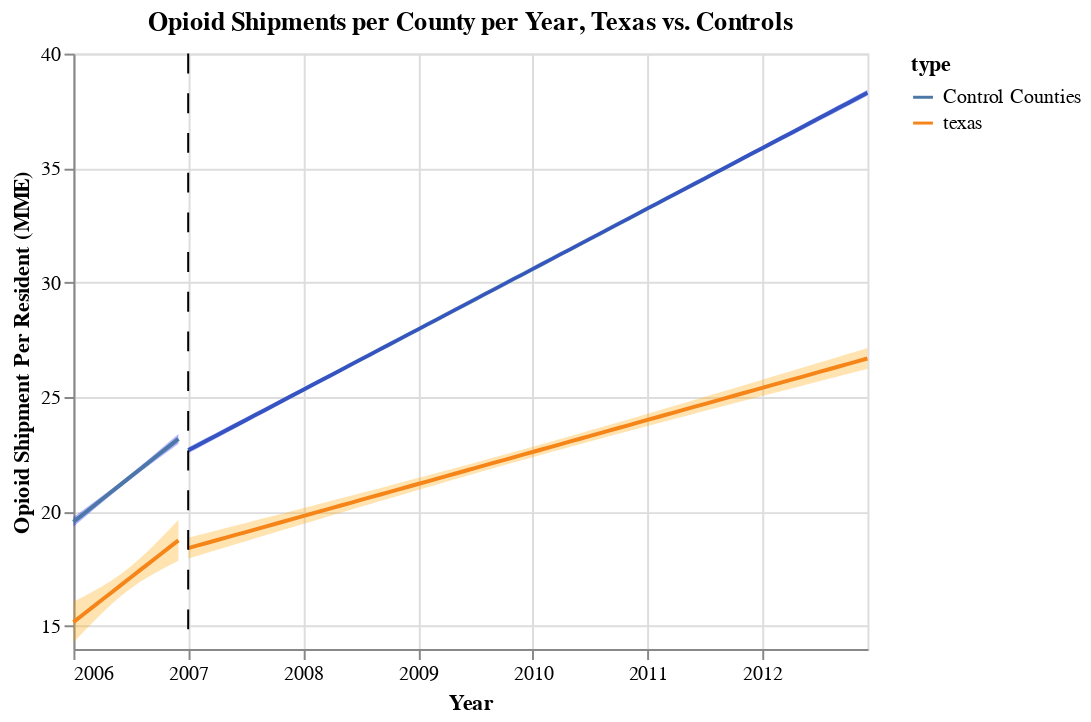

Write notebook code for a chart like this one.
### Code cell
final_chart = (
    (chart + chart2)
    .properties(height=500, width=1000)
    .configure_axis(labelFontSize=20, titleFontSize=20)
    .configure_title(fontSize=30)
    .configure_legend(titleFontSize=20, labelFontSize=18)
)
altair_saver.save(chart, f"../30_results/texas_shipment_monthly.png")

### Figure 1 — Vega-Lite specification as saved in the notebook (floating-point values rounded to 4 significant figures; data arrays with more than 128 entries replaced by an {"elided": "..."} marker saying what was removed)
{"config": {"view": {"continuousWidth": 400, "continuousHeight": 300}}, "layer": [{"data": {"name": "data-21416be21bf282ddb762d1d25eaa1cc2"}, "mark": {"type": "errorband", "color": "orange"}, "encoding": {"x": {"type": "temporal", "field": "seconds"}, "y": {"type": "quantitative", "field": "ci_low", "title": ""}, "y2": {"field": "ci_high"}}}, {"data": {"name": "data-b44945920b12b5485a1d5e289e490bb0"}, "mark": {"type": "errorband", "color": "blue"}, "encoding": {"x": {"type": "temporal", "field": "seconds"}, "y": {"type": "quantitative", "field": "ci_low", "title": ""}, "y2": {"field": "ci_high"}}}, {"data": {"name": "data-685adae4cf5ae2272d42a55c103dbf8f"}, "mark": "line", "encoding": {"color": {"type": "nominal", "field": "type"}, "x": {"type": "temporal", "field": "seconds", "scale": {"zero": false}, "title": "Year"}, "y": {"type": "quantitative", "field": "shipment_per_resident", "scale": {"zero": false}, "title": "Opioid Shipment Per Resident (MME)"}}, "title": "Opioid Shipments per County per Year, Texas vs. Controls"}, {"layer": [{"data": {"name": "data-d533d0bfde3b87d8b6c3ed9456943803"}, "mark": {"type": "errorband", "color": "orange"}, "encoding": {"x": {"type": "temporal", "field": "seconds"}, "y": {"type": "quantitative", "field": "ci_low", "title": ""}, "y2": {"field": "ci_high"}}}, {"data": {"name": "data-bdf8a0c98ad9a1f0466851e2a6861f5f"}, "mark": "line", "encoding": {"color": {"type": "nominal", "field": "type"}, "x": {"type": "temporal", "field": "seconds"}, "y": {"type": "quantitative", "field": "shipment_per_resident"}}}, {"data": {"name": "data-67ba62e73e3ab049073f26f858c2dd95"}, "mark": {"type": "errorband", "color": "blue"}, "encoding": {"x": {"type": "temporal", "field": "seconds"}, "y": {"type": "quantitative", "field": "ci_low", "title": ""}, "y2": {"field": "ci_high"}}}, {"data": {"name": "data-4baf03b0d276882f7f410bd4cff0cb52"}, "mark": {"type": "rule", "color": "black", "strokeDash": [10, 10]}, "encoding": {"x": {"type": "temporal", "field": "a"}}}]}], "$schema": "https://vega.github.io/schema/vega-lite/v4.8.1.json", "datasets": {"data-21416be21bf282ddb762d1d25eaa1cc2": [{"seconds": "2006-01-01T00:00:00", "shipment_per_resident": 15.18, "ci_low": 14.29, "ci_high": 16.07, "type": "texas"}, {"seconds": "2006-02-01T00:00:00", "shipment_per_resident": 15.51, "ci_low": 14.74, "ci_high": 16.29, "type": "texas"}, {"seconds": "2006-03-01T00:00:00", "shipment_per_resident": 15.81, "ci_low": 15.13, "ci_high": 16.49, "type": "texas"}, {"seconds": "2006-04-01T00:00:00", "shipment_per_resident": 16.14, "ci_low": 15.55, "ci_high": 16.73, "type": "texas"}, {"seconds": "2006-05-01T00:00:00", "shipment_per_resident": 16.46, "ci_low": 15.94, "ci_high": 16.98, "type": "texas"}, {"seconds": "2006-06-01T00:00:00", "shipment_per_resident": 16.79, "ci_low": 16.31, "ci_high": 17.27, "type": "texas"}, {"seconds": "2006-07-01T00:00:00", "shipment_per_resident": 17.11, "ci_low": 16.63, "ci_high": 17.59, "type": "texas"}, {"seconds": "2006-08-01T00:00:00", "shipment_per_resident": 17.45, "ci_low": 16.93, "ci_high": 17.96, "type": "texas"}, {"seconds": "2006-09-01T00:00:00", "shipment_per_resident": 17.78, "ci_low": 17.19, "ci_high": 18.36, "type": "texas"}, {"seconds": "2006-10-01T00:00:00", "shipment_per_resident": 18.1, "ci_low": 17.42, "ci_high": 18.77, "type": "texas"}, {"seconds": "2006-11-01T00:00:00", "shipment_per_resident": 18.43, "ci_low": 17.65, "ci_high": 19.21, "type": "texas"}, {"seconds": "2006-12-01T00:00:00", "shipment_per_resident": 18.75, "ci_low": 17.85, "ci_high": 19.64, "type": "texas"}], "data-b44945920b12b5485a1d5e289e490bb0": [{"seconds": "2006-01-01T00:00:00", "shipment_per_resident": 19.55, "ci_low": 19.34, "ci_high": 19.77, "type": "Control Counties"}, {"seconds": "2006-02-01T00:00:00", "shipment_per_resident": 19.89, "ci_low": 19.7, "ci_high": 20.08, "type": "Control Counties"}, {"seconds": "2006-03-01T00:00:00", "shipment_per_resident": 20.19, "ci_low": 20.03, "ci_high": 20.36, "type": "Control Counties"}, {"seconds": "2006-04-01T00:00:00", "shipment_per_resident": 20.53, "ci_low": 20.39, "ci_high": 20.67, "type": "Control Counties"}, {"seconds": "2006-05-01T00:00:00", "shipment_per_resident": 20.86, "ci_low": 20.73, "ci_high": 20.98, "type": "Control Counties"}, {"seconds": "2006-06-01T00:00:00", "shipment_per_resident": 21.19, "ci_low": 21.08, "ci_high": 21.31, "type": "Control Counties"}, {"seconds": "2006-07-01T00:00:00", "shipment_per_resident": 21.52, "ci_low": 21.4, "ci_high": 21.63, "type": "Control Counties"}, {"seconds": "2006-08-01T00:00:00", "shipment_per_resident": 21.85, "ci_low": 21.73, "ci_high": 21.98, "type": "Control Counties"}, {"seconds": "2006-09-01T00:00:00", "shipment_per_resident": 22.19, "ci_low": 22.05, "ci_high": 22.33, "type": "Control Counties"}, {"seconds": "2006-10-01T00:00:00", "shipment_per_resident": 22.52, "ci_low": 22.35, "ci_high": 22.68, "type": "Control Counties"}, {"seconds": "2006-11-01T00:00:00", "shipment_per_resident": 22.85, "ci_low": 22.66, "ci_high": 23.04, "type": "Control Counties"}, {"seconds": "2006-12-01T00:00:00", "shipment_per_resident": 23.18, "ci_low": 22.96, "ci_high": 23.39, "type": "Control Counties"}], "data-685adae4cf5ae2272d42a55c103dbf8f": [{"seconds": "2006-01-01T00:00:00", "shipment_per_resident": 15.18, "ci_low": 14.29, "ci_high": 16.07, "type": "texas"}, {"seconds": "2006-02-01T00:00:00", "shipment_per_resident": 15.51, "ci_low": 14.74, "ci_high": 16.29, "type": "texas"}, {"seconds": "2006-03-01T00:00:00", "shipment_per_resident": 15.81, "ci_low": 15.13, "ci_high": 16.49, "type": "texas"}, {"seconds": "2006-04-01T00:00:00", "shipment_per_resident": 16.14, "ci_low": 15.55, "ci_high": 16.73, "type": "texas"}, {"seconds": "2006-05-01T00:00:00", "shipment_per_resident": 16.46, "ci_low": 15.94, "ci_high": 16.98, "type": "texas"}, {"seconds": "2006-06-01T00:00:00", "shipment_per_resident": 16.79, "ci_low": 16.31, "ci_high": 17.27, "type": "texas"}, {"seconds": "2006-07-01T00:00:00", "shipment_per_resident": 17.11, "ci_low": 16.63, "ci_high": 17.59, "type": "texas"}, {"seconds": "2006-08-01T00:00:00", "shipment_per_resident": 17.45, "ci_low": 16.93, "ci_high": 17.96, "type": "texas"}, {"seconds": "2006-09-01T00:00:00", "shipment_per_resident": 17.78, "ci_low": 17.19, "ci_high": 18.36, "type": "texas"}, {"seconds": "2006-10-01T00:00:00", "shipment_per_resident": 18.1, "ci_low": 17.42, "ci_high": 18.77, "type": "texas"}, {"seconds": "2006-11-01T00:00:00", "shipment_per_resident": 18.43, "ci_low": 17.65, "ci_high": 19.21, "type": "texas"}, {"seconds": "2006-12-01T00:00:00", "shipment_per_resident": 18.75, "ci_low": 17.85, "ci_high": 19.64, "type": "texas"}, {"seconds": "2006-01-01T00:00:00", "shipment_per_resident": 19.55, "ci_low": 19.34, "ci_high": 19.77, "type": "Control Counties"}, {"seconds": "2006-02-01T00:00:00", "shipment_per_resident": 19.89, "ci_low": 19.7, "ci_high": 20.08, "type": "Control Counties"}, {"seconds": "2006-03-01T00:00:00", "shipment_per_resident": 20.19, "ci_low": 20.03, "ci_high": 20.36, "type": "Control Counties"}, {"seconds": "2006-04-01T00:00:00", "shipment_per_resident": 20.53, "ci_low": 20.39, "ci_high": 20.67, "type": "Control Counties"}, {"seconds": "2006-05-01T00:00:00", "shipment_per_resident": 20.86, "ci_low": 20.73, "ci_high": 20.98, "type": "Control Counties"}, {"seconds": "2006-06-01T00:00:00", "shipment_per_resident": 21.19, "ci_low": 21.08, "ci_high": 21.31, "type": "Control Counties"}, {"seconds": "2006-07-01T00:00:00", "shipment_per_resident": 21.52, "ci_low": 21.4, "ci_high": 21.63, "type": "Control Counties"}, {"seconds": "2006-08-01T00:00:00", "shipment_per_resident": 21.85, "ci_low": 21.73, "ci_high": 21.98, "type": "Control Counties"}, {"seconds": "2006-09-01T00:00:00", "shipment_per_resident": 22.19, "ci_low": 22.05, "ci_high": 22.33, "type": "Control Counties"}, {"seconds": "2006-10-01T00:00:00", "shipment_per_resident": 22.52, "ci_low": 22.35, "ci_high": 22.68, "type": "Control Counties"}, {"seconds": "2006-11-01T00:00:00", "shipment_per_resident": 22.85, "ci_low": 22.66, "ci_high": 23.04, "type": "Control Counties"}, {"seconds": "2006-12-01T00:00:00", "shipment_per_resident": 23.18, "ci_low": 22.96, "ci_high": 23.39, "type": "Control Counties"}], "data-d533d0bfde3b87d8b6c3ed9456943803": [{"seconds": "2007-01-01T00:00:00", "shipment_per_resident": 18.41, "ci_low": 17.95, "ci_high": 18.86, "type": "texas"}, {"seconds": "2008-01-01T00:00:00", "shipment_per_resident": 19.8, "ci_low": 19.46, "ci_high": 20.15, "type": "texas"}, {"seconds": "2009-01-01T00:00:00", "shipment_per_resident": 21.21, "ci_low": 20.94, "ci_high": 21.47, "type": "texas"}, {"seconds": "2010-01-01T00:00:00", "shipment_per_resident": 22.61, "ci_low": 22.38, "ci_high": 22.84, "type": "texas"}, {"seconds": "2011-01-01T00:00:00", "shipment_per_resident": 24.0, "ci_low": 23.74, "ci_high": 24.27, "type": "texas"}, {"seconds": "2012-01-01T00:00:00", "shipment_per_resident": 25.4, "ci_low": 25.05, "ci_high": 25.76, "type": "texas"}, {"seconds": "2007-02-01T00:00:00", "shipment_per_resident": 18.52, "ci_low": 18.08, "ci_high": 18.97, "type": "texas"}, {"seconds": "2008-02-01T00:00:00", "shipment_per_resident": 19.92, "ci_low": 19.58, "ci_high": 20.26, "type": "texas"}, {"seconds": "2009-02-01T00:00:00", "shipment_per_resident": 21.33, "ci_low": 21.07, "ci_high": 21.58, "type": "texas"}, {"seconds": "2010-02-01T00:00:00", "shipment_per_resident": 22.72, "ci_low": 22.49, "ci_high": 22.96, "type": "texas"}, {"seconds": "2011-02-01T00:00:00", "shipment_per_resident": 24.12, "ci_low": 23.85, "ci_high": 24.4, "type": "texas"}, {"seconds": "2012-02-01T00:00:00", "shipment_per_resident": 25.52, "ci_low": 25.16, "ci_high": 25.89, "type": "texas"}, {"seconds": "2007-03-01T00:00:00", "shipment_per_resident": 18.63, "ci_low": 18.2, "ci_high": 19.07, "type": "texas"}, {"seconds": "2008-03-01T00:00:00", "shipment_per_resident": 20.03, "ci_low": 19.7, "ci_high": 20.37, "type": "texas"}, {"seconds": "2009-03-01T00:00:00", "shipment_per_resident": 21.43, "ci_low": 21.18, "ci_high": 21.69, "type": "texas"}, {"seconds": "2010-03-01T00:00:00", "shipment_per_resident": 22.83, "ci_low": 22.6, "ci_high": 23.06, "type": "texas"}, {"seconds": "2011-03-01T00:00:00", "shipment_per_resident": 24.23, "ci_low": 23.95, "ci_high": 24.51, "type": "texas"}, {"seconds": "2012-03-01T00:00:00", "shipment_per_resident": 25.63, "ci_low": 25.26, "ci_high": 26.01, "type": "texas"}, {"seconds": "2007-04-01T00:00:00", "shipment_per_resident": 18.75, "ci_low": 18.32, "ci_high": 19.18, "type": "texas"}, {"seconds": "2008-04-01T00:00:00", "shipment_per_resident": 20.15, "ci_low": 19.83, "ci_high": 20.48, "type": "texas"}, {"seconds": "2009-04-01T00:00:00", "shipment_per_resident": 21.55, "ci_low": 21.3, "ci_high": 21.8, "type": "texas"}, {"seconds": "2010-04-01T00:00:00", "shipment_per_resident": 22.95, "ci_low": 22.72, "ci_high": 23.18, "type": "texas"}, {"seconds": "2011-04-01T00:00:00", "shipment_per_resident": 24.35, "ci_low": 24.06, "ci_high": 24.64, "type": "texas"}, {"seconds": "2012-04-01T00:00:00", "shipment_per_resident": 25.75, "ci_low": 25.37, "ci_high": 26.13, "type": "texas"}, {"seconds": "2007-05-01T00:00:00", "shipment_per_resident": 18.87, "ci_low": 18.45, "ci_high": 19.28, "type": "texas"}, {"seconds": "2008-05-01T00:00:00", "shipment_per_resident": 20.27, "ci_low": 19.95, "ci_high": 20.58, "type": "texas"}, {"seconds": "2009-05-01T00:00:00", "shipment_per_resident": 21.67, "ci_low": 21.42, "ci_high": 21.91, "type": "texas"}, {"seconds": "2010-05-01T00:00:00", "shipment_per_resident": 23.07, "ci_low": 22.83, "ci_high": 23.3, "type": "texas"}, {"seconds": "2011-05-01T00:00:00", "shipment_per_resident": 24.46, "ci_low": 24.17, "ci_high": 24.76, "type": "texas"}, {"seconds": "2012-05-01T00:00:00", "shipment_per_resident": 25.87, "ci_low": 25.48, "ci_high": 26.26, "type": "texas"}, {"seconds": "2007-06-01T00:00:00", "shipment_per_resident": 18.98, "ci_low": 18.58, "ci_high": 19.39, "type": "texas"}, {"seconds": "2008-06-01T00:00:00", "shipment_per_resident": 20.39, "ci_low": 20.08, "ci_high": 20.7, "type": "texas"}, {"seconds": "2009-06-01T00:00:00", "shipment_per_resident": 21.79, "ci_low": 21.54, "ci_high": 22.03, "type": "texas"}, {"seconds": "2010-06-01T00:00:00", "shipment_per_resident": 23.18, "ci_low": 22.95, "ci_high": 23.42, "type": "texas"}, {"seconds": "2011-06-01T00:00:00", "shipment_per_resident": 24.58, "ci_low": 24.28, "ci_high": 24.88, "type": "texas"}, {"seconds": "2012-06-01T00:00:00", "shipment_per_resident": 25.99, "ci_low": 25.59, "ci_high": 26.39, "type": "texas"}, {"seconds": "2007-07-01T00:00:00", "shipment_per_resident": 19.1, "ci_low": 18.7, "ci_high": 19.5, "type": "texas"}, {"seconds": "2008-07-01T00:00:00", "shipment_per_resident": 20.5, "ci_low": 20.2, "ci_high": 20.8, "type": "texas"}, {"seconds": "2009-07-01T00:00:00", "shipment_per_resident": 21.9, "ci_low": 21.66, "ci_high": 22.14, "type": "texas"}, {"seconds": "2010-07-01T00:00:00", "shipment_per_resident": 23.3, "ci_low": 23.06, "ci_high": 23.54, "type": "texas"}, {"seconds": "2011-07-01T00:00:00", "shipment_per_resident": 24.7, "ci_low": 24.39, "ci_high": 25.01, "type": "texas"}, {"seconds": "2012-07-01T00:00:00", "shipment_per_resident": 26.1, "ci_low": 25.69, "ci_high": 26.51, "type": "texas"}, {"seconds": "2007-08-01T00:00:00", "shipment_per_resident": 19.22, "ci_low": 18.83, "ci_high": 19.61, "type": "texas"}, {"seconds": "2008-08-01T00:00:00", "shipment_per_resident": 20.62, "ci_low": 20.33, "ci_high": 20.91, "type": "texas"}, {"seconds": "2009-08-01T00:00:00", "shipment_per_resident": 22.02, "ci_low": 21.78, "ci_high": 22.26, "type": "texas"}, {"seconds": "2010-08-01T00:00:00", "shipment_per_resident": 23.42, "ci_low": 23.17, "ci_high": 23.66, "type": "texas"}, {"seconds": "2011-08-01T00:00:00", "shipment_per_resident": 24.82, "ci_low": 24.5, "ci_high": 25.13, "type": "texas"}, {"seconds": "2012-08-01T00:00:00", "shipment_per_resident": 26.22, "ci_low": 25.8, "ci_high": 26.64, "type": "texas"}, {"seconds": "2007-09-01T00:00:00", "shipment_per_resident": 19.34, "ci_low": 18.96, "ci_high": 19.72, "type": "texas"}, {"seconds": "2008-09-01T00:00:00", "shipment_per_resident": 20.74, "ci_low": 20.45, "ci_high": 21.03, "type": "texas"}, {"seconds": "2009-09-01T00:00:00", "shipment_per_resident": 22.14, "ci_low": 21.91, "ci_high": 22.37, "type": "texas"}, {"seconds": "2010-09-01T00:00:00", "shipment_per_resident": 23.54, "ci_low": 23.29, "ci_high": 23.79, "type": "texas"}, {"seconds": "2011-09-01T00:00:00", "shipment_per_resident": 24.94, "ci_low": 24.61, "ci_high": 25.26, "type": "texas"}, {"seconds": "2012-09-01T00:00:00", "shipment_per_resident": 26.34, "ci_low": 25.91, "ci_high": 26.77, "type": "texas"}, {"seconds": "2007-10-01T00:00:00", "shipment_per_resident": 19.45, "ci_low": 19.08, "ci_high": 19.83, "type": "texas"}, {"seconds": "2008-10-01T00:00:00", "shipment_per_resident": 20.85, "ci_low": 20.57, "ci_high": 21.14, "type": "texas"}, {"seconds": "2009-10-01T00:00:00", "shipment_per_resident": 22.25, "ci_low": 22.02, "ci_high": 22.49, "type": "texas"}, {"seconds": "2010-10-01T00:00:00", "shipment_per_resident": 23.65, "ci_low": 23.4, "ci_high": 23.91, "type": "texas"}, {"seconds": "2011-10-01T00:00:00", "shipment_per_resident": 25.05, "ci_low": 24.72, "ci_high": 25.38, "type": "texas"}, {"seconds": "2012-10-01T00:00:00", "shipment_per_resident": 26.45, "ci_low": 26.02, "ci_high": 26.89, "type": "texas"}, {"seconds": "2007-11-01T00:00:00", "shipment_per_resident": 19.57, "ci_low": 19.21, "ci_high": 19.94, "type": "texas"}, {"seconds": "2008-11-01T00:00:00", "shipment_per_resident": 20.97, "ci_low": 20.7, "ci_high": 21.25, "type": "texas"}, {"seconds": "2009-11-01T00:00:00", "shipment_per_resident": 22.37, "ci_low": 22.14, "ci_high": 22.6, "type": "texas"}, {"seconds": "2010-11-01T00:00:00", "shipment_per_resident": 23.77, "ci_low": 23.51, "ci_high": 24.03, "type": "texas"}, {"seconds": "2011-11-01T00:00:00", "shipment_per_resident": 25.17, "ci_low": 24.83, "ci_high": 25.51, "type": "texas"}, {"seconds": "2012-11-01T00:00:00", "shipment_per_resident": 26.57, "ci_low": 26.13, "ci_high": 27.02, "type": "texas"}, {"seconds": "2007-12-01T00:00:00", "shipment_per_resident": 19.69, "ci_low": 19.33, "ci_high": 20.04, "type": "texas"}, {"seconds": "2008-12-01T00:00:00", "shipment_per_resident": 21.09, "ci_low": 20.82, "ci_high": 21.36, "type": "texas"}, {"seconds": "2009-12-01T00:00:00", "shipment_per_resident": 22.49, "ci_low": 22.26, "ci_high": 22.72, "type": "texas"}, {"seconds": "2010-12-01T00:00:00", "shipment_per_resident": 23.89, "ci_low": 23.62, "ci_high": 24.15, "type": "texas"}, {"seconds": "2011-12-01T00:00:00", "shipment_per_resident": 25.28, "ci_low": 24.94, "ci_high": 25.63, "type": "texas"}, {"seconds": "2012-12-01T00:00:00", "shipment_per_resident": 26.69, "ci_low": 26.23, "ci_high": 27.14, "type": "texas"}], "data-bdf8a0c98ad9a1f0466851e2a6861f5f": {"elided": "144 records"}, "data-67ba62e73e3ab049073f26f858c2dd95": [{"seconds": "2007-01-01T00:00:00", "shipment_per_resident": 22.68, "ci_low": 22.55, "ci_high": 22.81, "type": "Control Counties"}, {"seconds": "2008-01-01T00:00:00", "shipment_per_resident": 25.31, "ci_low": 25.21, "ci_high": 25.41, "type": "Control Counties"}, {"seconds": "2009-01-01T00:00:00", "shipment_per_resident": 27.96, "ci_low": 27.88, "ci_high": 28.03, "type": "Control Counties"}, {"seconds": "2010-01-01T00:00:00", "shipment_per_resident": 30.59, "ci_low": 30.53, "ci_high": 30.66, "type": "Control Counties"}, {"seconds": "2011-01-01T00:00:00", "shipment_per_resident": 33.23, "ci_low": 33.16, "ci_high": 33.31, "type": "Control Counties"}, {"seconds": "2012-01-01T00:00:00", "shipment_per_resident": 35.87, "ci_low": 35.77, "ci_high": 35.97, "type": "Control Counties"}, {"seconds": "2007-02-01T00:00:00", "shipment_per_resident": 22.9, "ci_low": 22.77, "ci_high": 23.03, "type": "Control Counties"}, {"seconds": "2008-02-01T00:00:00", "shipment_per_resident": 25.54, "ci_low": 25.44, "ci_high": 25.63, "type": "Control Counties"}, {"seconds": "2009-02-01T00:00:00", "shipment_per_resident": 28.18, "ci_low": 28.11, "ci_high": 28.26, "type": "Control Counties"}, {"seconds": "2010-02-01T00:00:00", "shipment_per_resident": 30.82, "ci_low": 30.75, "ci_high": 30.88, "type": "Control Counties"}, {"seconds": "2011-02-01T00:00:00", "shipment_per_resident": 33.46, "ci_low": 33.38, "ci_high": 33.53, "type": "Control Counties"}, {"seconds": "2012-02-01T00:00:00", "shipment_per_resident": 36.09, "ci_low": 35.99, "ci_high": 36.2, "type": "Control Counties"}, {"seconds": "2007-03-01T00:00:00", "shipment_per_resident": 23.1, "ci_low": 22.98, "ci_high": 23.23, "type": "Control Counties"}, {"seconds": "2008-03-01T00:00:00", "shipment_per_resident": 25.75, "ci_low": 25.65, "ci_high": 25.84, "type": "Control Counties"}, {"seconds": "2009-03-01T00:00:00", "shipment_per_resident": 28.38, "ci_low": 28.31, "ci_high": 28.46, "type": "Control Counties"}, {"seconds": "2010-03-01T00:00:00", "shipment_per_resident": 31.02, "ci_low": 30.96, "ci_high": 31.09, "type": "Control Counties"}, {"seconds": "2011-03-01T00:00:00", "shipment_per_resident": 33.66, "ci_low": 33.58, "ci_high": 33.74, "type": "Control Counties"}, {"seconds": "2012-03-01T00:00:00", "shipment_per_resident": 36.3, "ci_low": 36.2, "ci_high": 36.41, "type": "Control Counties"}, {"seconds": "2007-04-01T00:00:00", "shipment_per_resident": 23.33, "ci_low": 23.21, "ci_high": 23.45, "type": "Control Counties"}, {"seconds": "2008-04-01T00:00:00", "shipment_per_resident": 25.97, "ci_low": 25.88, "ci_high": 26.06, "type": "Control Counties"}, {"seconds": "2009-04-01T00:00:00", "shipment_per_resident": 28.61, "ci_low": 28.54, "ci_high": 28.68, "type": "Control Counties"}, {"seconds": "2010-04-01T00:00:00", "shipment_per_resident": 31.25, "ci_low": 31.18, "ci_high": 31.31, "type": "Control Counties"}, {"seconds": "2011-04-01T00:00:00", "shipment_per_resident": 33.88, "ci_low": 33.8, "ci_high": 33.96, "type": "Control Counties"}, {"seconds": "2012-04-01T00:00:00", "shipment_per_resident": 36.53, "ci_low": 36.42, "ci_high": 36.63, "type": "Control Counties"}, {"seconds": "2007-05-01T00:00:00", "shipment_per_resident": 23.54, "ci_low": 23.42, "ci_high": 23.66, "type": "Control Counties"}, {"seconds": "2008-05-01T00:00:00", "shipment_per_resident": 26.19, "ci_low": 26.1, "ci_high": 26.28, "type": "Control Counties"}, {"seconds": "2009-05-01T00:00:00", "shipment_per_resident": 28.82, "ci_low": 28.76, "ci_high": 28.89, "type": "Control Counties"}, {"seconds": "2010-05-01T00:00:00", "shipment_per_resident": 31.46, "ci_low": 31.39, "ci_high": 31.53, "type": "Control Counties"}, {"seconds": "2011-05-01T00:00:00", "shipment_per_resident": 34.1, "ci_low": 34.01, "ci_high": 34.18, "type": "Control Counties"}, {"seconds": "2012-05-01T00:00:00", "shipment_per_resident": 36.74, "ci_low": 36.63, "ci_high": 36.85, "type": "Control Counties"}, {"seconds": "2007-06-01T00:00:00", "shipment_per_resident": 23.77, "ci_low": 23.65, "ci_high": 23.88, "type": "Control Counties"}, {"seconds": "2008-06-01T00:00:00", "shipment_per_resident": 26.41, "ci_low": 26.32, "ci_high": 26.5, "type": "Control Counties"}, {"seconds": "2009-06-01T00:00:00", "shipment_per_resident": 29.05, "ci_low": 28.98, "ci_high": 29.12, "type": "Control Counties"}, {"seconds": "2010-06-01T00:00:00", "shipment_per_resident": 31.69, "ci_low": 31.62, "ci_high": 31.75, "type": "Control Counties"}, {"seconds": "2011-06-01T00:00:00", "shipment_per_resident": 34.32, "ci_low": 34.24, "ci_high": 34.41, "type": "Control Counties"}, {"seconds": "2012-06-01T00:00:00", "shipment_per_resident": 36.97, "ci_low": 36.85, "ci_high": 37.08, "type": "Control Counties"}, {"seconds": "2007-07-01T00:00:00", "shipment_per_resident": 23.98, "ci_low": 23.87, "ci_high": 24.1, "type": "Control Counties"}, {"seconds": "2008-07-01T00:00:00", "shipment_per_resident": 26.63, "ci_low": 26.54, "ci_high": 26.71, "type": "Control Counties"}, {"seconds": "2009-07-01T00:00:00", "shipment_per_resident": 29.27, "ci_low": 29.2, "ci_high": 29.33, "type": "Control Counties"}, {"seconds": "2010-07-01T00:00:00", "shipment_per_resident": 31.9, "ci_low": 31.83, "ci_high": 31.97, "type": "Control Counties"}, {"seconds": "2011-07-01T00:00:00", "shipment_per_resident": 34.54, "ci_low": 34.45, "ci_high": 34.63, "type": "Control Counties"}, {"seconds": "2012-07-01T00:00:00", "shipment_per_resident": 37.18, "ci_low": 37.07, "ci_high": 37.3, "type": "Control Counties"}, {"seconds": "2007-08-01T00:00:00", "shipment_per_resident": 24.21, "ci_low": 24.1, "ci_high": 24.32, "type": "Control Counties"}, {"seconds": "2008-08-01T00:00:00", "shipment_per_resident": 26.85, "ci_low": 26.77, "ci_high": 26.94, "type": "Control Counties"}, {"seconds": "2009-08-01T00:00:00", "shipment_per_resident": 29.49, "ci_low": 29.42, "ci_high": 29.56, "type": "Control Counties"}, {"seconds": "2010-08-01T00:00:00", "shipment_per_resident": 32.13, "ci_low": 32.06, "ci_high": 32.2, "type": "Control Counties"}, {"seconds": "2011-08-01T00:00:00", "shipment_per_resident": 34.76, "ci_low": 34.67, "ci_high": 34.85, "type": "Control Counties"}, {"seconds": "2012-08-01T00:00:00", "shipment_per_resident": 37.41, "ci_low": 37.29, "ci_high": 37.53, "type": "Control Counties"}, {"seconds": "2007-09-01T00:00:00", "shipment_per_resident": 24.43, "ci_low": 24.32, "ci_high": 24.54, "type": "Control Counties"}, {"seconds": "2008-09-01T00:00:00", "shipment_per_resident": 27.08, "ci_low": 26.99, "ci_high": 27.16, "type": "Control Counties"}, {"seconds": "2009-09-01T00:00:00", "shipment_per_resident": 29.71, "ci_low": 29.65, "ci_high": 29.78, "type": "Control Counties"}, {"seconds": "2010-09-01T00:00:00", "shipment_per_resident": 32.35, "ci_low": 32.28, "ci_high": 32.42, "type": "Control Counties"}, {"seconds": "2011-09-01T00:00:00", "shipment_per_resident": 34.99, "ci_low": 34.9, "ci_high": 35.08, "type": "Control Counties"}, {"seconds": "2012-09-01T00:00:00", "shipment_per_resident": 37.63, "ci_low": 37.51, "ci_high": 37.75, "type": "Control Counties"}, {"seconds": "2007-10-01T00:00:00", "shipment_per_resident": 24.65, "ci_low": 24.54, "ci_high": 24.76, "type": "Control Counties"}, {"seconds": "2008-10-01T00:00:00", "shipment_per_resident": 27.29, "ci_low": 27.21, "ci_high": 27.37, "type": "Control Counties"}, {"seconds": "2009-10-01T00:00:00", "shipment_per_resident": 29.93, "ci_low": 29.86, "ci_high": 30.0, "type": "Control Counties"}, {"seconds": "2010-10-01T00:00:00", "shipment_per_resident": 32.57, "ci_low": 32.49, "ci_high": 32.64, "type": "Control Counties"}, {"seconds": "2011-10-01T00:00:00", "shipment_per_resident": 35.2, "ci_low": 35.11, "ci_high": 35.3, "type": "Control Counties"}, {"seconds": "2012-10-01T00:00:00", "shipment_per_resident": 37.85, "ci_low": 37.72, "ci_high": 37.97, "type": "Control Counties"}, {"seconds": "2007-11-01T00:00:00", "shipment_per_resident": 24.87, "ci_low": 24.77, "ci_high": 24.98, "type": "Control Counties"}, {"seconds": "2008-11-01T00:00:00", "shipment_per_resident": 27.52, "ci_low": 27.44, "ci_high": 27.6, "type": "Control Counties"}, {"seconds": "2009-11-01T00:00:00", "shipment_per_resident": 30.15, "ci_low": 30.09, "ci_high": 30.22, "type": "Control Counties"}, {"seconds": "2010-11-01T00:00:00", "shipment_per_resident": 32.79, "ci_low": 32.72, "ci_high": 32.86, "type": "Control Counties"}, {"seconds": "2011-11-01T00:00:00", "shipment_per_resident": 35.43, "ci_low": 35.33, "ci_high": 35.52, "type": "Control Counties"}, {"seconds": "2012-11-01T00:00:00", "shipment_per_resident": 38.07, "ci_low": 37.94, "ci_high": 38.2, "type": "Control Counties"}, {"seconds": "2007-12-01T00:00:00", "shipment_per_resident": 25.09, "ci_low": 24.99, "ci_high": 25.19, "type": "Control Counties"}, {"seconds": "2008-12-01T00:00:00", "shipment_per_resident": 27.73, "ci_low": 27.66, "ci_high": 27.81, "type": "Control Counties"}, {"seconds": "2009-12-01T00:00:00", "shipment_per_resident": 30.37, "ci_low": 30.31, "ci_high": 30.44, "type": "Control Counties"}, {"seconds": "2010-12-01T00:00:00", "shipment_per_resident": 33.01, "ci_low": 32.93, "ci_high": 33.08, "type": "Control Counties"}, {"seconds": "2011-12-01T00:00:00", "shipment_per_resident": 35.64, "ci_low": 35.55, "ci_high": 35.74, "type": "Control Counties"}, {"seconds": "2012-12-01T00:00:00", "shipment_per_resident": 38.29, "ci_low": 38.16, "ci_high": 38.42, "type": "Control Counties"}], "data-4baf03b0d276882f7f410bd4cff0cb52": [{"a": "2007-01-01"}]}}
